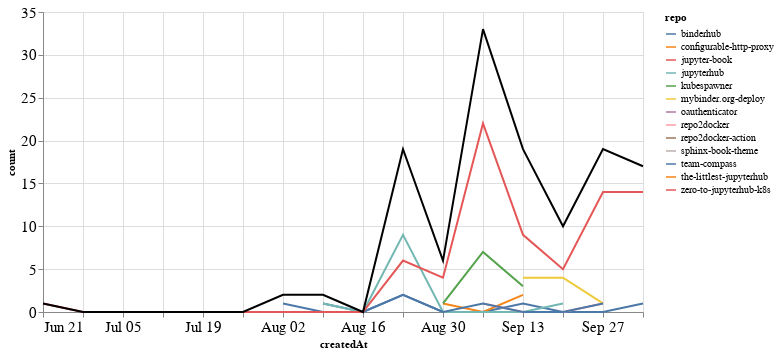

The notebook cell saved with this chart:
### Markdown cell above
## Comments

### Code cell
comments_time = comments.groupby('repo').resample('W', on='createdAt').count()['author'].reset_index()
comments_time = comments_time.rename(columns={'author': 'count'})
comments_time_total = comments_time.groupby('createdAt').agg({"count": "sum"}).reset_index()
ch1 = alt.Chart(comments_time, width=600).mark_line().encode(
    x='createdAt',
    y='count',
    color='repo',
    tooltip="repo"
)

ch2 = alt.Chart(comments_time_total, width=600).mark_line(color="black").encode(
    x='createdAt',
    y='count',
)

ch1 + ch2

### Figure 1 — Vega-Lite specification as saved in the notebook (floating-point values rounded to 4 significant figures)
{"config": {"axisLeft": {"labelFontSize": 15}, "axisBottom": {"labelFontSize": 15}}, "layer": [{"data": {"name": "data-30d67f7760870f3f0d51f2aadad21b26"}, "mark": "line", "encoding": {"color": {"type": "nominal", "field": "repo"}, "tooltip": {"type": "nominal", "field": "repo"}, "x": {"type": "temporal", "field": "createdAt"}, "y": {"type": "quantitative", "field": "count"}}, "width": 600}, {"data": {"name": "data-e7206c2be94c4142404cb12ef075d71d"}, "mark": {"type": "line", "color": "black"}, "encoding": {"x": {"type": "temporal", "field": "createdAt"}, "y": {"type": "quantitative", "field": "count"}}, "width": 600}], "$schema": "https://vega.github.io/schema/vega-lite/v4.8.1.json", "datasets": {"data-30d67f7760870f3f0d51f2aadad21b26": [{"repo": "binderhub", "createdAt": "2020-08-09T00:00:00", "count": 1}, {"repo": "binderhub", "createdAt": "2020-08-16T00:00:00", "count": 0}, {"repo": "binderhub", "createdAt": "2020-08-23T00:00:00", "count": 2}, {"repo": "binderhub", "createdAt": "2020-08-30T00:00:00", "count": 0}, {"repo": "binderhub", "createdAt": "2020-09-06T00:00:00", "count": 0}, {"repo": "binderhub", "createdAt": "2020-09-13T00:00:00", "count": 1}, {"repo": "binderhub", "createdAt": "2020-09-20T00:00:00", "count": 0}, {"repo": "binderhub", "createdAt": "2020-09-27T00:00:00", "count": 0}, {"repo": "binderhub", "createdAt": "2020-10-04T00:00:00", "count": 1}, {"repo": "configurable-http-proxy", "createdAt": "2020-08-30T00:00:00", "count": 1}, {"repo": "configurable-http-proxy", "createdAt": "2020-09-06T00:00:00", "count": 0}, {"repo": "configurable-http-proxy", "createdAt": "2020-09-13T00:00:00", "count": 2}, {"repo": "jupyter-book", "createdAt": "2020-10-04T00:00:00", "count": 2}, {"repo": "jupyterhub", "createdAt": "2020-08-09T00:00:00", "count": 1}, {"repo": "jupyterhub", "createdAt": "2020-08-16T00:00:00", "count": 0}, {"repo": "jupyterhub", "createdAt": "2020-08-23T00:00:00", "count": 9}, {"repo": "jupyterhub", "createdAt": "2020-08-30T00:00:00", "count": 0}, {"repo": "jupyterhub", "createdAt": "2020-09-06T00:00:00", "count": 0}, {"repo": "jupyterhub", "createdAt": "2020-09-13T00:00:00", "count": 0}, {"repo": "jupyterhub", "createdAt": "2020-09-20T00:00:00", "count": 1}, {"repo": "kubespawner", "createdAt": "2020-08-30T00:00:00", "count": 1}, {"repo": "kubespawner", "createdAt": "2020-09-06T00:00:00", "count": 7}, {"repo": "kubespawner", "createdAt": "2020-09-13T00:00:00", "count": 3}, {"repo": "mybinder.org-deploy", "createdAt": "2020-09-13T00:00:00", "count": 4}, {"repo": "mybinder.org-deploy", "createdAt": "2020-09-20T00:00:00", "count": 4}, {"repo": "mybinder.org-deploy", "createdAt": "2020-09-27T00:00:00", "count": 1}, {"repo": "oauthenticator", "createdAt": "2020-09-06T00:00:00", "count": 1}, {"repo": "repo2docker", "createdAt": "2020-09-06T00:00:00", "count": 1}, {"repo": "repo2docker", "createdAt": "2020-09-13T00:00:00", "count": 0}, {"repo": "repo2docker", "createdAt": "2020-09-20T00:00:00", "count": 0}, {"repo": "repo2docker", "createdAt": "2020-09-27T00:00:00", "count": 1}, {"repo": "repo2docker-action", "createdAt": "2020-08-02T00:00:00", "count": 1}, {"repo": "sphinx-book-theme", "createdAt": "2020-09-27T00:00:00", "count": 2}, {"repo": "team-compass", "createdAt": "2020-08-02T00:00:00", "count": 1}, {"repo": "team-compass", "createdAt": "2020-08-09T00:00:00", "count": 0}, {"repo": "team-compass", "createdAt": "2020-08-16T00:00:00", "count": 0}, {"repo": "team-compass", "createdAt": "2020-08-23T00:00:00", "count": 2}, {"repo": "team-compass", "createdAt": "2020-08-30T00:00:00", "count": 0}, {"repo": "team-compass", "createdAt": "2020-09-06T00:00:00", "count": 1}, {"repo": "team-compass", "createdAt": "2020-09-13T00:00:00", "count": 0}, {"repo": "team-compass", "createdAt": "2020-09-20T00:00:00", "count": 0}, {"repo": "team-compass", "createdAt": "2020-09-27T00:00:00", "count": 1}, {"repo": "the-littlest-jupyterhub", "createdAt": "2020-09-06T00:00:00", "count": 1}, {"repo": "zero-to-jupyterhub-k8s", "createdAt": "2020-06-21T00:00:00", "count": 1}, {"repo": "zero-to-jupyterhub-k8s", "createdAt": "2020-06-28T00:00:00", "count": 0}, {"repo": "zero-to-jupyterhub-k8s", "createdAt": "2020-07-05T00:00:00", "count": 0}, {"repo": "zero-to-jupyterhub-k8s", "createdAt": "2020-07-12T00:00:00", "count": 0}, {"repo": "zero-to-jupyterhub-k8s", "createdAt": "2020-07-19T00:00:00", "count": 0}, {"repo": "zero-to-jupyterhub-k8s", "createdAt": "2020-07-26T00:00:00", "count": 0}, {"repo": "zero-to-jupyterhub-k8s", "createdAt": "2020-08-02T00:00:00", "count": 0}, {"repo": "zero-to-jupyterhub-k8s", "createdAt": "2020-08-09T00:00:00", "count": 0}, {"repo": "zero-to-jupyterhub-k8s", "createdAt": "2020-08-16T00:00:00", "count": 0}, {"repo": "zero-to-jupyterhub-k8s", "createdAt": "2020-08-23T00:00:00", "count": 6}, {"repo": "zero-to-jupyterhub-k8s", "createdAt": "2020-08-30T00:00:00", "count": 4}, {"repo": "zero-to-jupyterhub-k8s", "createdAt": "2020-09-06T00:00:00", "count": 22}, {"repo": "zero-to-jupyterhub-k8s", "createdAt": "2020-09-13T00:00:00", "count": 9}, {"repo": "zero-to-jupyterhub-k8s", "createdAt": "2020-09-20T00:00:00", "count": 5}, {"repo": "zero-to-jupyterhub-k8s", "createdAt": "2020-09-27T00:00:00", "count": 14}, {"repo": "zero-to-jupyterhub-k8s", "createdAt": "2020-10-04T00:00:00", "count": 14}], "data-e7206c2be94c4142404cb12ef075d71d": [{"createdAt": "2020-06-21T00:00:00", "count": 1}, {"createdAt": "2020-06-28T00:00:00", "count": 0}, {"createdAt": "2020-07-05T00:00:00", "count": 0}, {"createdAt": "2020-07-12T00:00:00", "count": 0}, {"createdAt": "2020-07-19T00:00:00", "count": 0}, {"createdAt": "2020-07-26T00:00:00", "count": 0}, {"createdAt": "2020-08-02T00:00:00", "count": 2}, {"createdAt": "2020-08-09T00:00:00", "count": 2}, {"createdAt": "2020-08-16T00:00:00", "count": 0}, {"createdAt": "2020-08-23T00:00:00", "count": 19}, {"createdAt": "2020-08-30T00:00:00", "count": 6}, {"createdAt": "2020-09-06T00:00:00", "count": 33}, {"createdAt": "2020-09-13T00:00:00", "count": 19}, {"createdAt": "2020-09-20T00:00:00", "count": 10}, {"createdAt": "2020-09-27T00:00:00", "count": 19}, {"createdAt": "2020-10-04T00:00:00", "count": 17}]}}
